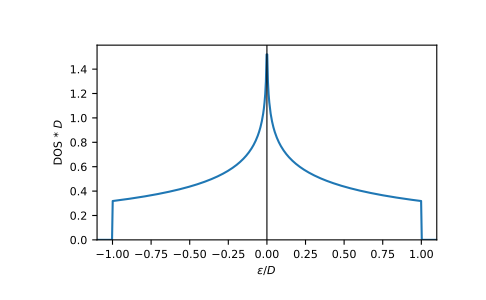

Recreate this plot in Python.
eps = np.linspace(-1.1, 1.1, num=500)
dos = gt.lattice.square.dos(eps, half_bandwidth=1)

import matplotlib.pyplot as plt
_ = plt.plot(eps, dos)
_ = plt.xlabel(r"$\epsilon/D$")
_ = plt.ylabel(r"DOS * $D$")
_ = plt.axvline(0, color='black', linewidth=0.8)
_ = plt.ylim(bottom=0)
_ = plt.xlim(left=eps.min(), right=eps.max())
plt.show()
